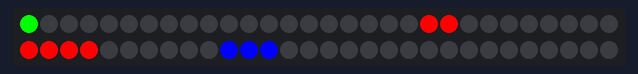
Recording of a sketch running on a simulated Arduino Uno, built with avr-gcc and run on an emulated ATmega328P. On the bench: 60 RGB LEDs in strip order, left to right, continuing on the next row. The strip is taken to match the declared colour order; the local clock reads 2024-03-15 10:24:30 at power-on unless the sketch sets it.

Above: at 0.1 s.
At 38.9 s:
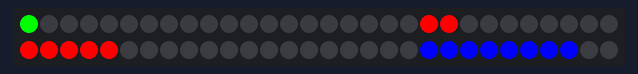

The sketch:

decimalClock_NeoPixel.ino
```cpp
#include <Adafruit_NeoPixel.h>
#include <DS1307RTC.h>
#include <Time.h>
#include <Wire.h>

#define NEOPIXEL_PIN 10

Adafruit_NeoPixel strip  = Adafruit_NeoPixel (60, NEOPIXEL_PIN, NEO_RGB + NEO_KHZ800);

uint32_t green = strip.Color(255, 0, 0);
uint32_t red = strip.Color(0, 255, 0);
uint32_t blue = strip.Color(0, 0, 255);

void setup() {
  strip.begin();
  strip.show();
}

void loop() {
  tmElements_t tm;
  if (RTC.read(tm)) {
    int hUnit =tm.Hour%10;
    int hTen = tm.Hour/10;
    int mUnit = tm.Minute%10;
    int mTen = tm.Minute/10;
    int sUnit = tm.Second%10;
    int sTen = tm.Second/10;

    displayStrip(hTen, 0, red);
    displayStrip(hUnit, 10, red);
    displayStrip(mTen, 20, green);
    displayStrip(mUnit, 30, green);
    displayStrip(sTen, 40, blue);
    displayStrip(sUnit, 50, blue);
  }
  else{
    if (RTC.chipPresent()){
      strip.setPixelColor(10, 255, 0, 0);
    } else {
      strip.setPixelColor(10, 0, 0, 255);
    }
    delay(9000);
  }
  delay(1000);
}

void clearStrip(int pin_from){
  for(int i=pin_from; i<=pin_from+9; i++){
    strip.setPixelColor(i, 0, 0, 0);
  }
  strip.show();
}

void displayStrip(int num, int pin_from, uint32_t c){ //take in number, display neopixel accordingly
  if (num == 0){
  clearStrip(pin_from);
  displayStripHelper(num, pin_from, c);
  }
 else displayStripHelper(num, pin_from, c);
}

void displayStripHelper(int num, int pin_from, uint32_t c){
  for (int i=pin_from; i<=pin_from+num-1; i++){
    strip.begin();
    strip.setPixelColor(i, c);
  }
  strip.show();
    Serial.println("set");
}
```
